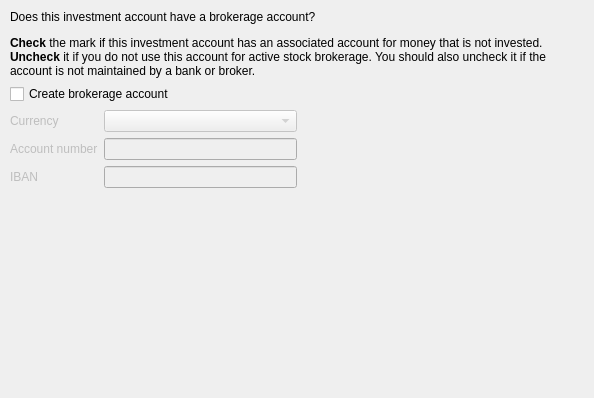
<?xml version="1.0" encoding="UTF-8"?>
<ui version="4.0">
 <class>KBrokeragePage</class>
 <widget class="QWidget" name="KBrokeragePage">
  <property name="geometry">
   <rect>
    <x>0</x>
    <y>0</y>
    <width>594</width>
    <height>398</height>
   </rect>
  </property>
  <layout class="QVBoxLayout">
   <property name="leftMargin">
    <number>10</number>
   </property>
   <property name="topMargin">
    <number>10</number>
   </property>
   <property name="rightMargin">
    <number>10</number>
   </property>
   <property name="bottomMargin">
    <number>10</number>
   </property>
   <item>
    <widget class="QLabel" name="qLabel14">
     <property name="focusPolicy">
      <enum>Qt::NoFocus</enum>
     </property>
     <property name="text">
      <string>Does this investment account have a brokerage account?&lt;p&gt;

&lt;b&gt;Check&lt;/b&gt; the mark if this investment account has an associated account for money that is not invested.&lt;br&gt;

&lt;b&gt;Uncheck&lt;/b&gt; it if you do not use this account for active stock brokerage. You should also uncheck it if the account is not maintained by a bank or broker.</string>
     </property>
     <property name="wordWrap">
      <bool>true</bool>
     </property>
    </widget>
   </item>
   <item>
    <widget class="QCheckBox" name="m_createBrokerageButton">
     <property name="text">
      <string>Create brokerage account</string>
     </property>
    </widget>
   </item>
   <item>
    <widget class="QFrame" name="m_currencyFrame">
     <property name="enabled">
      <bool>false</bool>
     </property>
     <property name="frameShape">
      <enum>QFrame::NoFrame</enum>
     </property>
     <property name="frameShadow">
      <enum>QFrame::Raised</enum>
     </property>
     <layout class="QHBoxLayout">
      <property name="leftMargin">
       <number>0</number>
      </property>
      <property name="topMargin">
       <number>0</number>
      </property>
      <property name="rightMargin">
       <number>0</number>
      </property>
      <property name="bottomMargin">
       <number>0</number>
      </property>
      <item>
       <layout class="QGridLayout">
        <item row="0" column="0">
         <widget class="QLabel" name="textLabel1">
          <property name="text">
           <string>Currency</string>
          </property>
          <property name="wordWrap">
           <bool>false</bool>
          </property>
         </widget>
        </item>
        <item row="0" column="1">
         <widget class="KMyMoneySecuritySelector" name="m_brokerageCurrency">
          <property name="sizePolicy">
           <sizepolicy hsizetype="MinimumExpanding" vsizetype="Fixed">
            <horstretch>0</horstretch>
            <verstretch>0</verstretch>
           </sizepolicy>
          </property>
         </widget>
        </item>
        <item row="1" column="0">
         <widget class="QLabel" name="m_accountNumberLabel">
          <property name="text">
           <string>Account number</string>
          </property>
          <property name="wordWrap">
           <bool>false</bool>
          </property>
         </widget>
        </item>
        <item row="1" column="1">
         <widget class="KLineEdit" name="m_accountNumber"/>
        </item>
        <item row="2" column="0">
         <widget class="QLabel" name="m_ibanLabel">
          <property name="text">
           <string>IBAN</string>
          </property>
          <property name="wordWrap">
           <bool>false</bool>
          </property>
         </widget>
        </item>
        <item row="2" column="1">
         <widget class="KLineEdit" name="m_iban"/>
        </item>
       </layout>
      </item>
      <item>
       <spacer name="spacer2">
        <property name="orientation">
         <enum>Qt::Horizontal</enum>
        </property>
        <property name="sizeType">
         <enum>QSizePolicy::Expanding</enum>
        </property>
        <property name="sizeHint" stdset="0">
         <size>
          <width>30</width>
          <height>20</height>
         </size>
        </property>
       </spacer>
      </item>
     </layout>
    </widget>
   </item>
   <item>
    <spacer name="spacer20">
     <property name="orientation">
      <enum>Qt::Vertical</enum>
     </property>
     <property name="sizeType">
      <enum>QSizePolicy::Expanding</enum>
     </property>
     <property name="sizeHint" stdset="0">
      <size>
       <width>21</width>
       <height>30</height>
      </size>
     </property>
    </spacer>
   </item>
  </layout>
 </widget>
 <layoutdefault spacing="6" margin="11"/>
 <customwidgets>
  <customwidget>
   <class>KLineEdit</class>
   <extends>QLineEdit</extends>
   <header>klineedit.h</header>
  </customwidget>
  <customwidget>
   <class>KComboBox</class>
   <extends>QComboBox</extends>
   <header>kcombobox.h</header>
  </customwidget>
  <customwidget>
   <class>KMyMoneySecuritySelector</class>
   <extends>KComboBox</extends>
   <header>kmymoneycurrencyselector.h</header>
   <container>1</container>
  </customwidget>
 </customwidgets>
 <tabstops>
  <tabstop>m_createBrokerageButton</tabstop>
  <tabstop>m_brokerageCurrency</tabstop>
  <tabstop>m_accountNumber</tabstop>
  <tabstop>m_iban</tabstop>
 </tabstops>
 <resources/>
 <connections>
  <connection>
   <sender>m_createBrokerageButton</sender>
   <signal>toggled(bool)</signal>
   <receiver>m_currencyFrame</receiver>
   <slot>setEnabled(bool)</slot>
   <hints>
    <hint type="sourcelabel">
     <x>20</x>
     <y>20</y>
    </hint>
    <hint type="destinationlabel">
     <x>20</x>
     <y>20</y>
    </hint>
   </hints>
  </connection>
 </connections>
</ui>
